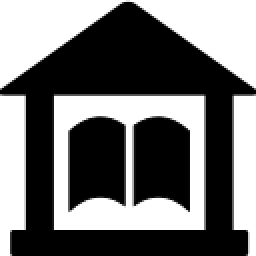
#> input picture RAD_com_python/t3-a4/simple-image.png, 128 x 128 px, found by its file name (shown 2 times larger)
$ python manipulacao-dados-binarios.py
#> lines starting #> are read from the running program, lines starting #| are printed output that depends on the picture
from PIL import Image # Importação da biblioteca Pillow para trabalhar com imagens
import numpy as np # Importação da biblioteca numpy para trabalhar com arrays e cálculos


def main():
  # Carregar a imagem original
  img = Image.open("./t3-a4/simple-image.png")
#> img is the input picture: PIL image 128x128 P; mean R, G, B, A 0, 0, 0, 140.2

  # Converter a imagem em dados binários
  img_data = np.array(img)
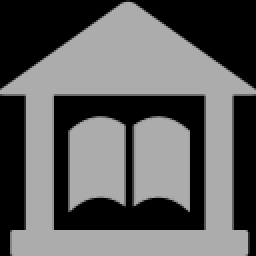
#> img_data: shape (128, 128) (shown 2 times larger); min 0, max 172, mean 94.5
  binary_data = img_data.tobytes()

  print("/n", img_data.shape, "/n")
#| /n (128, 128) /n

  # Salvar os dados binários em um arquivo
  with open("./t3-a4/original_img.bin", "wb") as file:
    file.write(binary_data)

  # Copiar o arquivo binário
  with open("./t3-a4/original_img.bin", "rb") as original_file:
    data = original_file.read()

  with open("./t3-a4/copy_img.bin", "wb") as copy_file:
    copy_file.write(data)


  # Manipulação dos dados do arquivo binário cópia
  # Exemplo: Inverter os bytes
  with open("./t3-a4/copy_img.bin", "rb") as file:
    data = bytearray(file.read())

  with open("./t3-a4/copy_img.bin", "wb") as file:
    file.write(data)

  # Carregar e mostrar a imagem manipulada
  modified_data = np.frombuffer(data, dtype=np.uint8).reshape(img_data.shape)

  # Inverte todos os bytes
  modified_data = np.fliplr(modified_data)

  modified_img = Image.fromarray(modified_data)
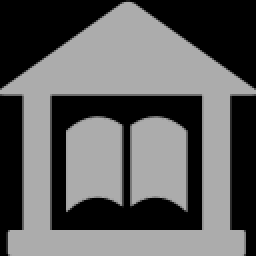
#> modified_img: PIL image 128x128 L (shown 2 times larger); min 0, max 172, mean 94.5
  modified_img.show()

if __name__ == "__main__":
  main()
